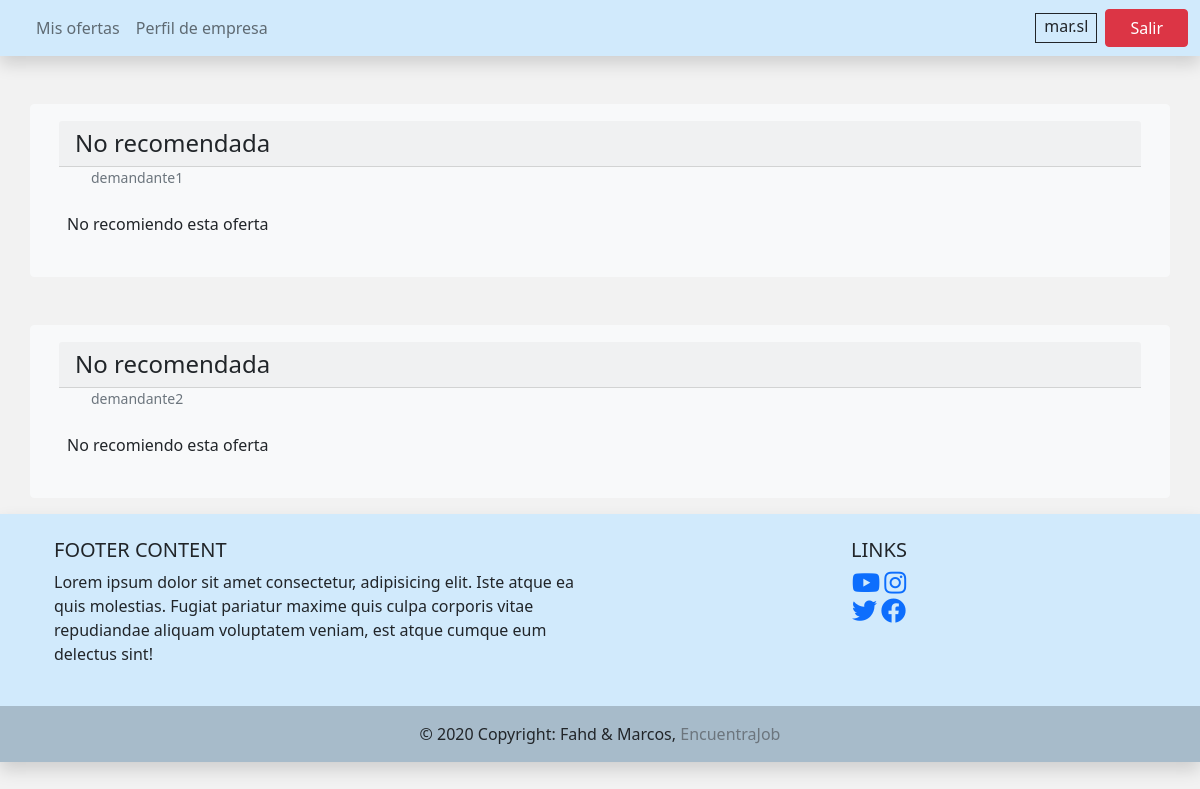
Page /opiniones_empresa.php (signed in) on the committed database.
### tables this page shows
CREATE TABLE `valoraciones` (
  `id_valoracion` int(10) NOT NULL,
  `id_demandante` int(10) NOT NULL,
  `id_empresa` int(10) NOT NULL,
  `titulo_valoracion` varchar(30) NOT NULL,
  `texto_valoracion` varchar(500) NOT NULL
);

CREATE TABLE `usuarios` (
  `id_usuario` int(10) NOT NULL,
  `rol` varchar(15) NOT NULL,
  `nombre_usuario` varchar(25) NOT NULL,
  `email` varchar(20) NOT NULL,
  `password` varchar(15) NOT NULL
);

### opiniones_empresa.php (the view, shortened to what this page needs)
<?php
include 'funciones_conexion.php';
$conn = conexion();
$sql = "SELECT * FROM valoraciones Val INNER JOIN  demandante De ON Val.id_demandante = De.id_demandante
INNER JOIN  usuarios Ur ON De.id_usuario = Ur.id_usuario";
if($rs = $conn->query($sql)){
  if($rs->num_rows<0){
  die("Error en sacar los datos de la DB");
  }
}
?>
<html lang="es">
  <head>
    <link href="css/bootstrap.min.css" rel="stylesheet" >
    <link href="fontawesome/css/all.min.css" rel="stylesheet" />
  </head>
  <body style="background-color: #f2f2f2;">
      <nav class="navbar navbar-expand-lg navbar-light shadow" style="background-color: #D1EAFC;">
        <div class="container-fluid">
      <div class="collapse navbar-collapse" id="navbarNav">
            <ul class="navbar-nav">
              <li class="nav-item">
                <a class="nav-link" href="#"></a>
              </li>
              <li class="nav-item">
                <a class="nav-link " href="vista_empresa.html">Mis ofertas</a>
              </li>
              <li class="nav-item">
                <a class="nav-link" href="ver_perfil_empresa.html">Perfil de empresa</a>
              </li>
            </ul>
          </div>
      <ul class="navbar-nav ">
        <p class="px-2 m-1 mx-2 border border-dark"><?=$_SESSION['nombre'] ;?></p>
        <li class="nav-item">
          <a href="logout.php" class="btn btn-danger px-4">Salir</a>
        </li>
      </ul>
          </div>
      </nav>
  <div class="col-md-12 center justify-content-center">
<?php   $datos = $rs->fetch_assoc();
       while($datos) { ?>
<div class="card mb-3 container-md bg-light   mt-5 border-light" >
<div class="card-body">
  <h4 class="card-header"><?=$datos['titulo_valoracion'];?></h4>
  <ul>   <li class=" list-inline-item card-text"><small class="text-muted align-bottom"><?=$datos['nombre_usuario'];?></small></li><br>
</ul>
  <div class="d-flex ">
  <p class="card-text m-2"><?=$datos['texto_valoracion']; ?></p>     </div>
</div>
</div>
<?php  $datos = $rs->fetch_assoc();
}  $rs->free();
?>
</div>
    <footer class="text-center text-lg-start shadow " style="background-color: #D1EAFC;">
    <div class="container p-4">
      <div class="row">
        <div class="col-lg-6 col-md-12 mb-4 mb-md-0">
          <h5 class="text-uppercase">Footer Content</h5>
          <p>
            Lorem ipsum dolor sit amet consectetur, adipisicing elit. Iste atque ea quis
            molestias. Fugiat pariatur maxime quis culpa corporis vitae repudiandae aliquam
            voluptatem veniam, est atque cumque eum delectus sint!
          </p>
        </div>
        <div class="col-lg-6 col-md-12 mb-4 mb-md-0">
          <h5 class="text-uppercase text-center">Links</h5>
          <ul class="list-unstyled mb-0 text-center">
            <li>
              <a href="https://www.youtube.com/watch?v=FwhKhecN-1E" ><i class="fab fa-youtube" style="font-size:25px;" ></i></a>
              <a href="https://www.instagram.com/usal" ><i class="fab fa-instagram" style="font-size:25px;" ></i></a>
            </li>
            <li>
              <a href="https://www.twitter.com/usal"><i class="fab fa-twitter" style="font-size:25px;" ></i></a>
              <a href="https://www.facebook.com/" ><i class="fab fa-facebook" style="font-size:25px;" ></i></a>
            </li>
          </ul>
        </div>
      </div>
    </div>
    <div class="text-center p-3" style="background-color: rgba(0, 0, 0, 0.2)">
      © 2020 Copyright: Fahd & Marcos,
      <a class="text-muted" style="text-decoration:none">EncuentraJob</a>
    </div>
  </footer>
          </body>
            </html>

### rows in the picture
valoraciones: titulo_valoracion "No recomendada", usuarios.nombre_usuario "demandante1", texto_valoracion "No recomiendo esta oferta", usuarios.nombre_usuario "demandante2"

### other values in the picture
$_SESSION['nombre'] "mar.sl"
